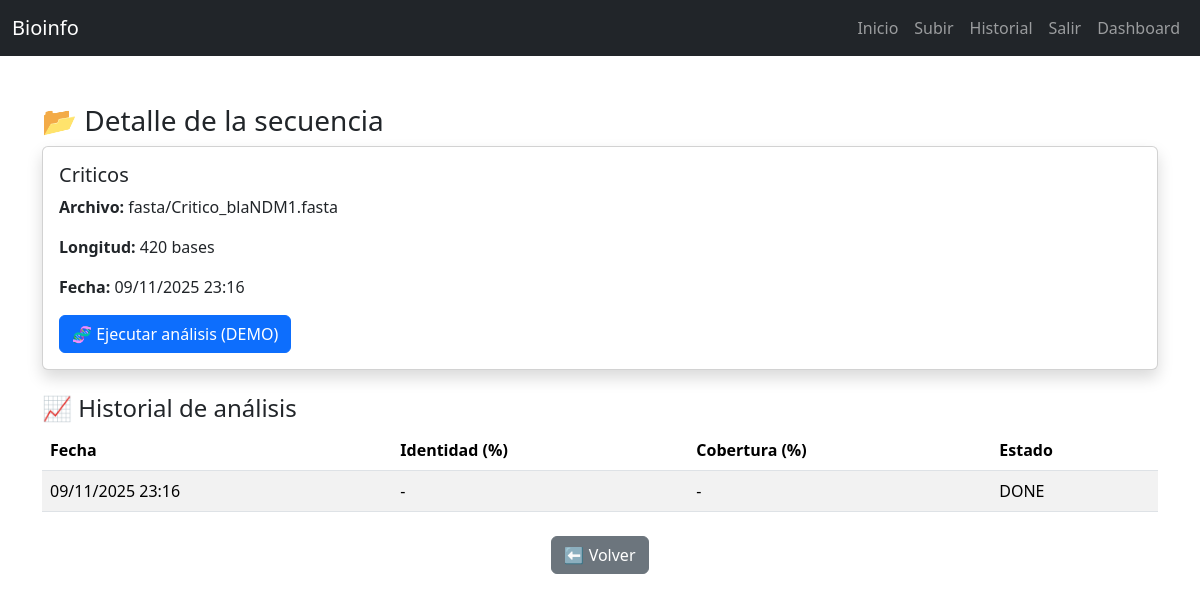
The page /seq/14/ (signed in) on the database its author committed.
### analisis/models.py (models this page shows, shortened)
class Sequence(models.Model):
    owner = models.ForeignKey(User, on_delete=models.CASCADE)
    name = models.CharField(max_length=200)
    fasta_file = models.FileField(upload_to="fasta/")
    length_bp = models.IntegerField(null=True, blank=True)
    created_at = models.DateTimeField(auto_now_add=True)

class AnalysisJob(models.Model):
    MODE_CHOICES = (("DEMO","DEMO"), ("REAL","REAL"))
    sequence = models.ForeignKey(Sequence, on_delete=models.CASCADE, related_name="jobs")
    mode = models.CharField(max_length=8, choices=MODE_CHOICES, default="DEMO")
    status = models.CharField(max_length=20, default="PENDING")  # PENDING/RUNNING/DONE/ERROR
    identity_pct = models.FloatField(null=True, blank=True)
    coverage_pct = models.FloatField(null=True, blank=True)
    raw_summary = models.TextField(null=True, blank=True)
    created_at = models.DateTimeField(auto_now_add=True)
    RISK_CHOICES = (('NONE','Sin riesgo'), ('LOW','Bajo'), ('MEDIUM','Moderado'), ('HIGH','Crítico'))
    risk_level = models.CharField(max_length=10, choices=RISK_CHOICES, default='NONE')

### analisis/views.py (the view)
# urls.py: path('seq/<int:pk>/', views.sequence_detail, name='sequence_detail'),
@login_required
def sequence_detail(request, pk):
    seq = get_object_or_404(Sequence, pk=pk, owner=request.user)
    jobs = seq.jobs.order_by('-created_at')
    return render(request, "analisis/detalle.html", {
        "seq": seq,
        "jobs": jobs
    })

### analisis/templates/analisis/detalle.html (shortened to what this page needs)
{% extends "analisis/base.html" %}
{% block content %}
<div class="container mt-5">
  <h3>📂 Detalle de la secuencia</h3>
  <div class="card mb-4 shadow">
    <div class="card-body">
      <h5>{{ seq.name }}</h5>
      <p><strong>Archivo:</strong> {{ seq.fasta_file.name }}</p>
      <p><strong>Longitud:</strong> {{ seq.length_bp|default:"-" }} bases</p>
      <p><strong>Fecha:</strong> {{ seq.created_at|date:"d/m/Y H:i" }}</p>
      <a href="{% url 'run_analysis' seq.pk %}" class="btn btn-primary">🧬 Ejecutar análisis (DEMO)</a>
    </div>
  </div>
  <h4>📈 Historial de análisis</h4>
  {% if jobs %}
  <table class="table table-striped">
    <thead>
      <tr>
        <th>Fecha</th>
        <th>Identidad (%)</th>
        <th>Cobertura (%)</th>
        <th>Estado</th>
      </tr>
    </thead>
    <tbody>
      {% for job in jobs %}
      <tr>
        <td>{{ job.created_at|date:"d/m/Y H:i" }}</td>
        <td>{{ job.identity_pct|default:"-" }}</td>
        <td>{{ job.coverage_pct|default:"-" }}</td>
        <td>{{ job.status }}</td>
      </tr>
      {% endfor %}
    </tbody>
  </table>
  {% else %}
  <p class="text-muted">Aún no hay análisis realizados.</p>
  {% endif %}
  <div class="text-center mt-4">
    <a href="{% url 'dashboard' %}" class="btn btn-secondary">⬅ Volver</a>
  </div>
</div>
{% endblock %}

### rows shown on the page
Sequence: name "Criticos", fasta_file.name "fasta/Critico_blaNDM1.fasta", length_bp "420", created_at "09/11/2025 23:16"
AnalysisJob: created_at "09/11/2025 23:16", identity_pct "-", coverage_pct "-", status "DONE"
